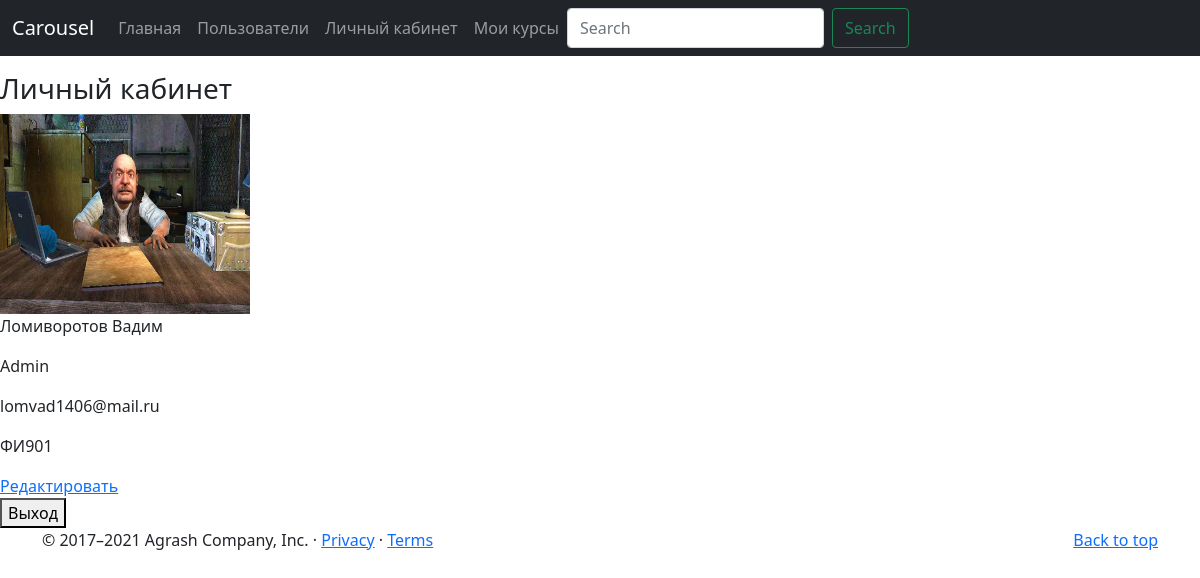
Screenshot of /?module=lk (signed in) with the database file from the repository.
### tables this page shows
CREATE TABLE `settings` (
  `id` int NOT NULL,
  `del` int NOT NULL DEFAULT '0',
  `name` varchar(50) NOT NULL,
  `val` varchar(100) NOT NULL
);

CREATE TABLE `modules` (
  `id` int NOT NULL,
  `del` int NOT NULL DEFAULT '0',
  `alias` varchar(20) NOT NULL,
  `file_name` varchar(40) NOT NULL,
  `class_name` varchar(40) NOT NULL,
  `header` varchar(50) NOT NULL
);

CREATE TABLE `users` (
  `id` int NOT NULL,
  `del` int NOT NULL DEFAULT '0',
  `name` varchar(40) NOT NULL,
  `position` varchar(40) DEFAULT NULL,
  `date` date DEFAULT NULL,
  `login` varchar(40) NOT NULL,
  `passw` varchar(40) NOT NULL,
  `e_mail` varchar(30) DEFAULT NULL,
  `group_id` int DEFAULT NULL,
  `user_img` varchar(60) DEFAULT 'img/default.jpg'
);

### object/auth.php (called while the page is built, shortened)
<?php
    class Cauth
    {
        public $userid=0;
        function __construct($con)
        {
            $this->dbcon = $con;
            $userobj = new Tusers($this->dbcon);
            if (isset($_SESSION['userid'])){
                $this->userid=$_SESSION['userid'];
            }
        }
        function check(){
            return $this->userid!=0;
        }
    }

### model/Tmodules.php (called while the page is built, shortened)
<?php
class Tmodules extends TbaseModel
{
    function __construct($con)
    {
        $this->tblname="modules";
    }
    function execute()
    {
        $module = new $this->resource["class_name"]($this->dbcon);
        $module->execute();
        return $module->getContent();
    }
}

### index.php (called while the page is built, shortened)
<?php
include("model/TbaseModel.php");
include("model/Tusers.php");
include("model/Tmodules.php");
include("model/Tmenu.php");
include("model/Tlk.php");
include("model/Tlk2.php");
include("object/view.php");
include("object/controller.php");
include("object/auth.php");
new Ccontroller;

### model/TbaseModel.php (called while the page is built, shortened)
<?php
class TbaseModel
{
    protected $dbcon;
    protected $tblname;
    protected $resource;
    function __construct($con)
    {
        $this->dbcon = $con;
    }
    function select($itemid)
    {
        $requst = $this->dbcon->prepare("select * from `".$this->tblname."` where `del` = 0 and `id` = :id");
        $requst->execute(array("id"=>$itemid));
        if ($this->resource = $requst->fetch() )
        {
            return 1;
        }
        return 0;
    }
    function selectBy($values){
        $ssql="";
        foreach ($values as $key => $value ){
            $ssql.=" and `$key`=:$key";
        }
        $requst = $this->dbcon->prepare("select * from `".$this->tblname."` where `del` = 0  $ssql");
        $requst->execute($values);
        if ($this->resource = $requst->fetch())
        {
            return 1;
        }
        return 0;
    }
    function getInfo($filedName)
    {
        return $this->resource[$filedName];
    }
    function getListBy($values=[])
    {
        $ssql="";
        $request = $this->dbcon->prepare("select `id` from `".$this->tblname."` where `del` = 0  $ssql");
        $request->execute($values);
        return $request->fetchAll();
    }
}

### model/Tlk.php (called while the page is built, shortened)
<?php
class Tlk extends TbaseModel
{
    function __construct($con)
    {
        $this->tblname="users";
    }
}

### modules/MBaseModule.php (called while the page is built, shortened)
<?php
    class MBaseModule {
        function __construct($con){
            $this->dbcon = $con;
        }
    }

### model/Tlk2.php (called while the page is built, shortened)
<?php
class Tlk2 extends TbaseModel
{
    function __construct($con)
    {
        $this->tblname="groups";
    }
}

### model/Tusers.php (called while the page is built, shortened)
<?php
class Tusers extends TbaseModel
{
    function __construct($con)
    {
        $this->tblname="users";
    }
}

### model/Tmenu.php (the view, shortened to what this page needs)
<?php
class Tmenu
{
    protected $dbcon;
    function __construct($con){
        $this->dbcon = $con;
    }
    function make(){
        $moduleobj = new Tmodules($this->dbcon);
        $moduleList = $moduleobj->getListBy();
        $menu = "";
        $userobj = new Tusers($this->dbcon);
        $userobj->select($_SESSION['userid']);
        $position = $userobj->getInfo('position');
        foreach ($moduleList as $key => $item) {
            $moduleobj->select($item["id"]);
            if($position != 'Admin' && $moduleobj->getInfo("header") == 'Пользователи') {
            }else {
                $menu.="
                <li class=\"naw-item\">
                    <a class=\"nav-link\" aria-current=\"page\" href=\"?module=".$moduleobj->getInfo("alias")."\">".$moduleobj->getInfo("header")."</a>
                </li>
        ";
            }
    }
    return $menu;
    }
 }

### object/controller.php (shortened to what this page needs)
<?php
class Ccontroller {
    private $dbcon;
    function __construct()
    {
        $settingobj = new Tsettings($this->dbcon);
        $this->settings = $settingobj->load();
        $authobj = new Cauth ($this->dbcon);
        if ($authobj->check())
        {
            $this->content = "текст страницы";
            $this->router();
            $viewobj = new Cview ($this->settings["templateDir"].$this->settings["mainTemplate"]);
            $menuobj = new Tmenu ($this->dbcon);
            $viewobj->make(array("content"=>$this->content,
                "title"=>$this->settings["systemName"],
                "menu"=>$menuobj->make()
            ));
        }
    }
    function connect()
    {
        $type = "mysql";
        $host = "localhost";
        $base = "tstbase";
        $user = "root";
        $pasw = "";
        $dsn = $type.":host=".$host.";dbname=".$base;
        $opt = array (
            PDO::ATTR_ERRMODE           => PDO::ERRMODE_EXCEPTION,
            PDO::ATTR_DEFAULT_FETCH_MODE => PDO::FETCH_ASSOC
        );
        $this->dbcon = new PDO ($dsn, $user, $pasw, $opt);
    }
    function router()
    {
        $mod = "main";
        if (isset($_GET['module']))
        {
            $mod = $_GET['module'];
        }
            $moduleobj = new Tmodules($this->dbcon);
            if ($moduleobj->selectBy(array("alias"=>$mod))){
                $this->content = $moduleobj->execute();
            }
        else {
            header("locaton: ?");
        }
    }
}

### modules/Mlk.php (shortened to what this page needs)
<?php
include_once ("MBaseModule.php");
    class Mlk extends MBaseModule
    {
        function execute()
        {
            if(isset($_GET["edit_lk"])){
                $this->edit_lk();
            }
            else {
                $this->content.="<h3>Личный кабинет</h3>";
                $this->output_lk();
            }
        }
        function output_lk() {
            $frm = new Tform;
            $userobj = new Tlk($this->dbcon);
            $id = new Cauth($this->dbcon);
            $groups = new Tlk2($this->dbcon);
            $userobj->select($id->userid);
            $data["name"] = $userobj->getinfo("name");
            $data["position"] = $userobj->getinfo("position");
            $data["ugroup_id"] = $userobj->getinfo("group_id");
            $groups->select($data["ugroup_id"]);
            $data["group"] = $groups->getinfo("name");
            $data["e_mail"] = $userobj->getinfo("e_mail");
            $data["img"]= $userobj->getinfo("user_img");
            $this->content.= "<img src = ".$data['img']." width='250px' height = '200px'>";
            $this->content.= "<p>".$data['name']."</p>";
            $this->content.= "<p>".$data['position']."</p>";
            $this->content.= "<p>".$data['e_mail']."</p>";
            $this->content.= "<p>".$data['group']."</p>";
            $this->content.= "<a href = \?module=lk&edit_lk=".$userobj->getinfo("id")."\">Редактировать</a>";
            }
    }

### object/view.php
<?php
class Cview {
    private $filename;
    function __construct($filename)
    {
        $this->filename =$filename;
    }
    function make($values)
    {
        $tmpl= file_get_contents($this->filename);
        foreach ($values as $key => $values) {
            $tmpl=str_replace("{[$key]}", $values, $tmpl);
        }
        print ($tmpl);
    }
}

### rows the page displays
settings: modules.header "Главная"
settings: modules.header "Пользователи"
modules: header "Личный кабинет"
modules: header "Мои курсы"
users: user_img (placeholder picture), name "Ломиворотов Вадим", position "Admin", e_mail "lomvad1406@mail.ru"

### other values shown
$data['group'] "ФИ901"
